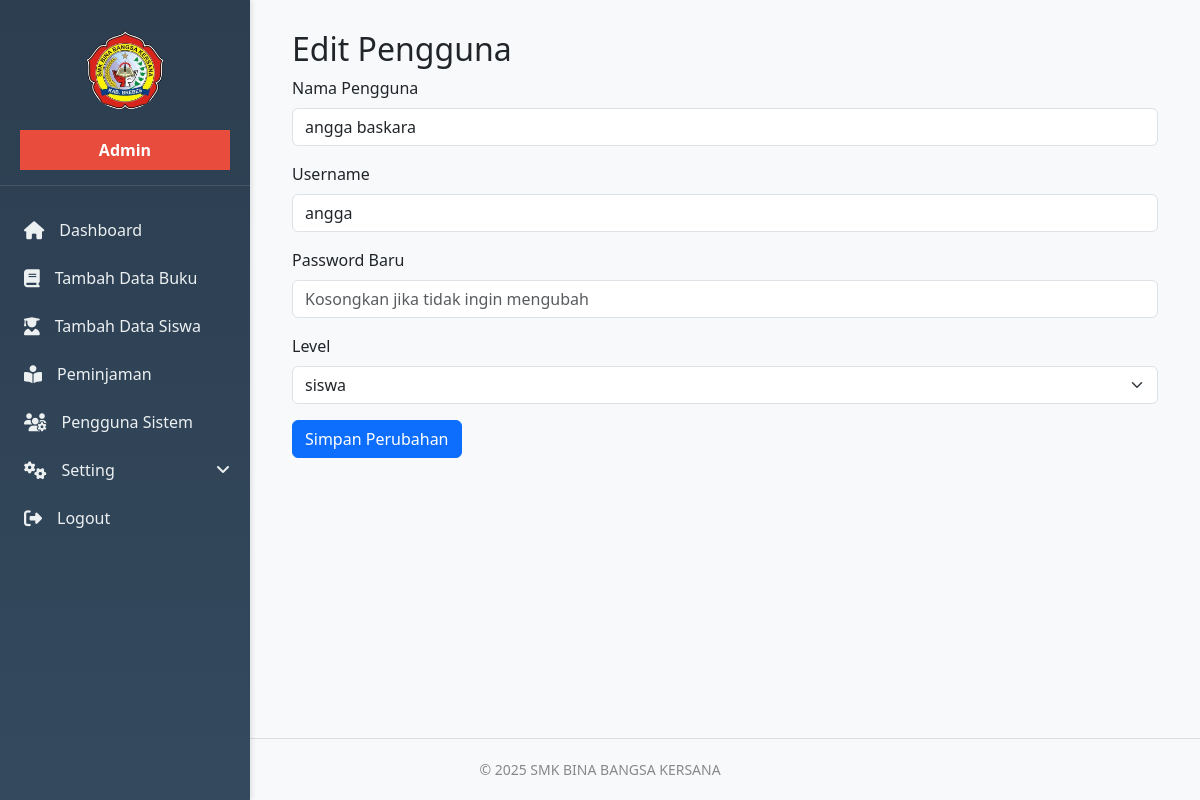
The page /edit_pengguna.php?username=angga (signed in) on the database its author committed.
### tables this page shows
CREATE TABLE `pengguna` (
  `id_pengguna` int(11) NOT NULL,
  `nama_pengguna` varchar(100) NOT NULL,
  `username` varchar(50) NOT NULL,
  `password` varchar(255) NOT NULL,
  `roles` varchar(100) NOT NULL
);

### edit_pengguna.php (the view, shortened to what this page needs)
<?php
include 'sidebar.php';
include 'koneksi.php';
if (isset($_GET['username'])) {
    $username = $_GET['username'];
    $sql = "SELECT * FROM pengguna WHERE username='$username'";
    $result = $koneksi->query($sql);
    $user = $result->fetch_assoc();
}
?>
<!DOCTYPE html>
<html lang="id">
<head>
  <link href="https://cdn.jsdelivr.net/npm/bootstrap@5.3.0-alpha1/dist/css/bootstrap.min.css" rel="stylesheet">
</head>
<body>
  <div class="main-content">
    <div class="container">
      <h2>Edit Pengguna</h2>
      <form method="POST" action="edit_pengguna.php?username=<?php echo $user['username']; ?>">
        <div class="mb-3">
          <label for="nama_pengguna" class="form-label">Nama Pengguna</label>
          <input type="text" class="form-control" id="nama_pengguna" name="nama_pengguna" value="<?php echo $user['nama_pengguna']; ?>" required>
        </div>
        <div class="mb-3">
          <label for="username" class="form-label">Username</label>
          <input type="text" class="form-control" id="username" name="username" value="<?php echo $user['username']; ?>" readonly required>
        </div>
        <div class="mb-3">
          <label for="password" class="form-label">Password Baru</label>
          <input type="text" class="form-control" id="password" name="password" placeholder="Kosongkan jika tidak ingin mengubah">
        </div>
        <div class="mb-3">
          <label for="roles" class="form-label">Level</label>
          <select class="form-select" id="roles" name="roles" required>
            <option value="siswa" <?php echo ($user['roles'] == 'siswa') ? 'selected' : ''; ?>>siswa</option>
          </select>
        </div>
        <button type="submit" class="btn btn-primary">Simpan Perubahan</button>
      </form>
    </div>
  </div>
  <footer>
    <p class="mb-0">&copy; 2025 SMK BINA BANGSA KERSANA</p>
  </footer>
</body>
</html>

### sidebar.php (style rules this page uses)
* { margin: 0; padding: 0; box-sizing: border-box; font-family: 'Segoe UI', Tahoma, Geneva, Verdana, sans-serif; }
body { display: flex; min-height: 100vh; background-color: #f0f2f5; }

### edit_pengguna.php (style rules this page uses)
html, body { height: 100%; margin: 0; }
body { display: flex; flex-direction: column; background-color: #f8f9fa; }
.main-content { flex: 1; margin-left: 250px; padding: 30px; }
footer { text-align: center; color: #888; padding: 20px 0; font-size: 14px; background-color: transparent; border-top: 1px solid #ddd; }

### rows shown on the page
pengguna: nama_pengguna "angga baskara", username "angga", roles "siswa"
